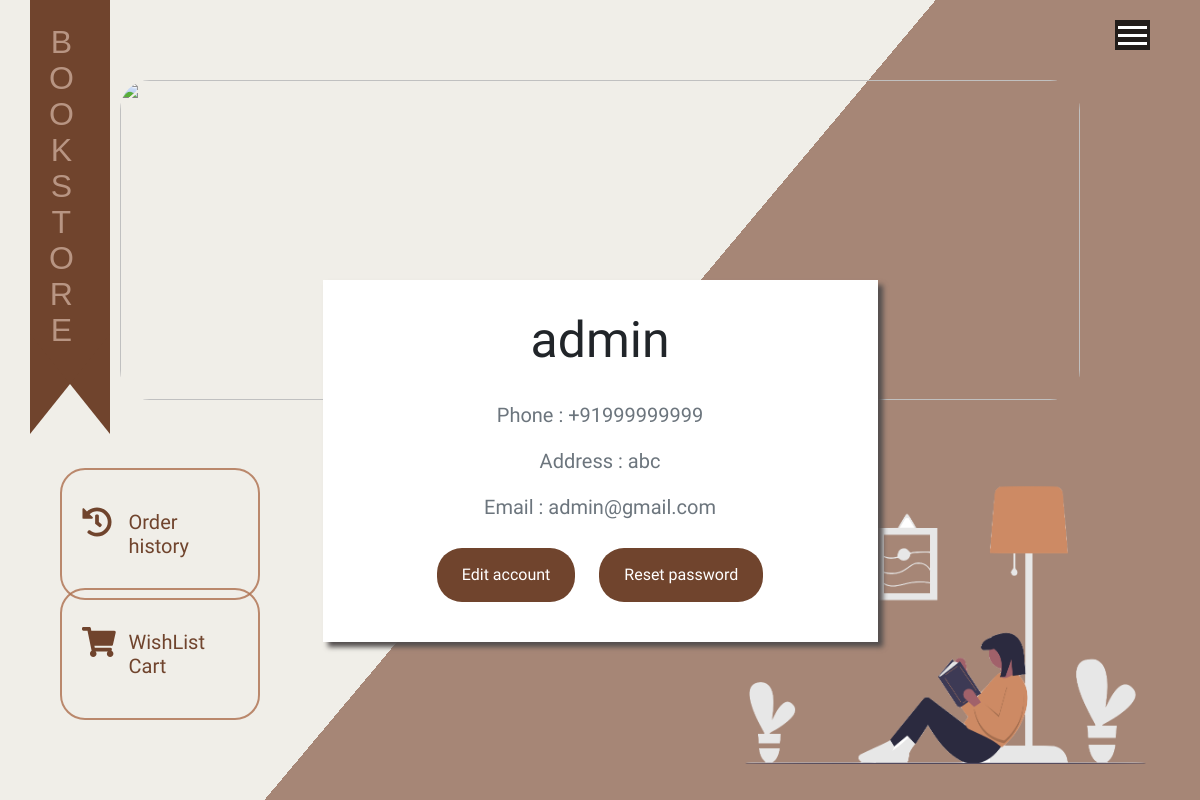
/account (signed in), run on an earlier commit of the app's database.
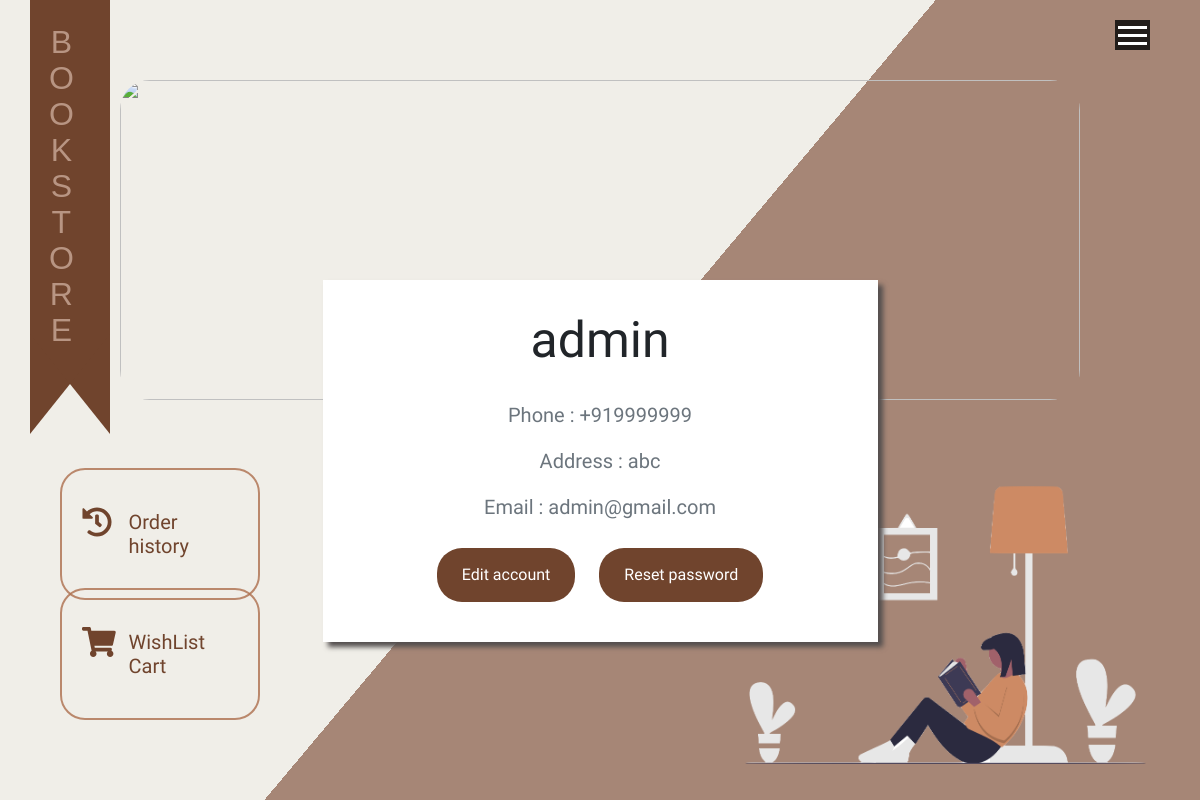
And on a later commit of the database.
### main/models.py (models this page shows, shortened)
class User(db.Model, UserMixin):
    id = db.Column(db.Integer, primary_key=True)
    name = db.Column(db.String(20), nullable=False)
    phone = db.Column(db.String(15), nullable=False)
    address = db.Column(db.String(120), nullable=False)
    email = db.Column(db.String(120), unique=True, nullable=False)
    password = db.Column(db.String(60), nullable=False)
    is_admin = db.Column(db.Boolean , default= False)
    order = db.relationship('Orders',backref='user',lazy=True)

### main/routes.py (the view, shortened to what this page needs)
@app.route("/account", methods=['GET', 'POST'])
@login_required
def account():
    form1 = UpdateAccountForm()
    form2 = ResetPasswordForm()
    if form1.validate_on_submit():
        current_user.name = form1.name.data
        current_user.phone = form1.phone.data
        current_user.address = form1.address.data
        current_user.email = form1.email.data
        db.session.commit()
        flash('Your account has been updated!', 'success')
        return redirect(url_for('account'))
    elif request.method == 'GET':
        form1.name.data = current_user.name
        form1.email.data = current_user.email
        form1.phone.data = current_user.phone
        form1.address.data = current_user.address
    return render_template('account.html', title='Account', account_form=form1, password_form =form2)

### main/models.py (called while the page is built)
@login_manager.user_loader
def load_user(user_id):
    return User.query.get(int(user_id))

### main/templates/account.html (shortened to what this page needs)
{% extends "base.html" %}
{% block head %}
<link rel="stylesheet" href="{{url_for('static', filename='css/account.css')}}">
{% endblock %}
{% block content %}
<aside>
</aside>
<h1 class="vertical-text">Bookstore</h1>
<div class="two container-fluid">
    <img src="../static/img/contact.png" style="position: absolute; bottom: 0vh; right: 0vw; height: 350px;" alt="">
    <img src="https://images.unsplash.com/photo-1507842217343-583bb7270b66?ixlib=rb-1.2.1&ixid=MnwxMjA3fDB8MHxwaG90by1wYWdlfHx8fGVufDB8fHx8&auto=format&fit=crop&w=2190&q=80"
        style="height: 40vh; width: 80vw; position: absolute; top: 10vh; left: 10vw; object-fit: cover;border-radius: 30px;"
        alt="">
    <div class="content-section container" style="text-align: center; padding-top: 35vh;">
        <div class="container col-lg-6"
            style="background-color: white; padding: 30px; box-shadow: 5px 5px 5px #534e4e;">
            <div class="media-body">
                <h2 class="account-heading">{{ current_user.name }}</h2>
                <p class="text-secondary">Phone : {{ current_user.phone }}</p>
                <p class="text-secondary">Address : {{ current_user.address }}</p>
                <p class="text-secondary">Email : {{ current_user.email }}</p>
            </div>
            <button class="btn btn-dark" onclick="Updateaccountfunction()">Edit account</button>
            <button class="btn btn-dark" onclick="UpdatePasswordfunction()">Reset password</button>
        </div>
    </div>
    <a href="{{ url_for('order_list') }}" class="anchor_div">
    <div class="container col-lg-2" style="position: absolute; left: 5%; bottom: 25%; padding: 30px 20px; border: 2px solid #af7352d2; border-radius: 25px;">
            <div class="row">
                <div class="col-lg-3 social-icon"><i class="fas fa-history"></i></div>
                <div class="col-lg-9"><h5 style="margin: 10px 0;">Order history</h5></div>
            </div>
        </div>
    </a>
    <a href="#" class="anchor_div">
    <div class="container col-lg-2" style="position: absolute; left: 5%; bottom: 10%; padding: 30px 20px; border: 2px solid #af7352d2; border-radius: 25px;">
        <div class="row">
            <div class="col-lg-3 social-icon"><i class="fas fa-shopping-cart"></i></div>
            <div class="col-lg-9"><h5 style="margin: 10px 0;">WishList Cart</h5></div>
        </div>
    </div>
</a>
</div>
{% endblock content %}

What changed in the data, as far as the page shows it:
changed User "admin": phone "+91999999999" → "+919999999"
